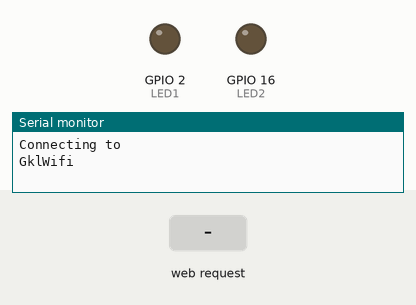
Recording of a sketch running on a simulated ESP8266 (NodeMCU). Parts: output pins drawn as LEDs (lit = HIGH), the last lines printed to the serial monitor. Dashed ring = blinking. The test bench sets the inputs (shaded band). WiFi joins after 1.5 s; servers stay silent unless stated.

Above: at 0.1 s.
At 3.2 s:
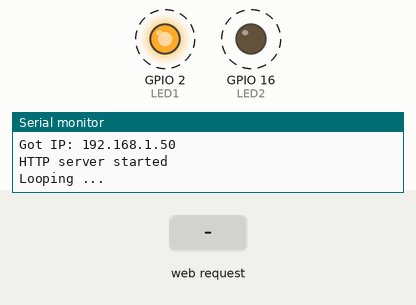
3.3 s: HTTP request GET / received
Timing chart, 0 to 12.8 s (numbered marks = the images above; inputs shaded):
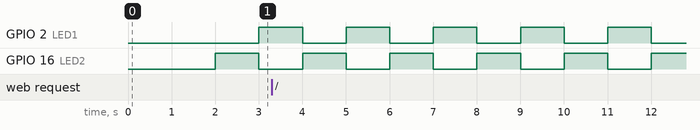

Measured:
- by itself, GPIO 2 (LED1), GPIO 16 (LED2): alternates HIGH for 1.0 s and LOW for 1.0 s

The sketch:

LED_Blink.ino
```cpp
#include <ESP8266WiFi.h>
#include <ESP8266WebServer.h>

/* Put your SSID & Password */
const char* ssid = "GklWifi";  // Enter SSID here
const char* password = "OpexLlama-12#";  //Enter Password here


ESP8266WebServer server(80);


int LED1 = 2;      // Assign LED1 to pin GPIO2
int LED2 = 16;     // Assign LED1 to pin GPIO16

void setup() {

  // initialize GPIO2 and GPIO16 as an output

  pinMode(LED1, OUTPUT);
  pinMode(LED2, OUTPUT);

  Serial.begin(115200);

  Serial.println("Connecting to ");
  Serial.println(ssid);
  WiFi.begin(ssid, password);

  while (WiFi.status() != WL_CONNECTED) {
  delay(1000);
  Serial.print(".");
  }
  Serial.println("");
  Serial.println("WiFi connected..!");
  Serial.print("Got IP: ");  Serial.println(WiFi.localIP());
  server.on("/", handle_OnConnect);

  server.begin();
  Serial.println("HTTP server started");

}

void handle_OnConnect() {
  Serial.println("GPIO7 Status: OFF | GPIO6 Status: OFF");
  server.send(200, "text/html", SendHTML());
}

String SendHTML(){
  String ptr = "<!DOCTYPE html> <html>\n";
  ptr +="<head><meta name=\"viewport\" content=\"width=device-width, initial-scale=1.0, user-scalable=no\">\n";
  ptr +="<title>LED Control</title>\n";
  ptr +="<style>html { font-family: Helvetica; display: inline-block; margin: 0px auto; text-align: center;}\n";
  ptr +="body{margin-top: 50px;} h1 {color: #444444;margin: 50px auto 30px;} h3 {color: #444444;margin-bottom: 50px;}\n";
  ptr +=".button {display: block;width: 80px;background-color: #1abc9c;border: none;color: white;padding: 13px 30px;text-decoration: none;font-size: 25px;margin: 0px auto 35px;cursor: pointer;border-radius: 4px;}\n";
  ptr +=".button-on {background-color: #1abc9c;}\n";
  ptr +=".button-on:active {background-color: #16a085;}\n";
  ptr +=".button-off {background-color: #34495e;}\n";
  ptr +=".button-off:active {background-color: #2c3e50;}\n";
  ptr +="p {font-size: 14px;color: #888;margin-bottom: 10px;}\n";
  ptr +="</style>\n";
  ptr +="</head>\n";
  ptr +="<body>\n";
  ptr +="<h1>ESP8266 Web Server</h1>\n";
  ptr +="<h3>Using Station(STA) Mode</h3>\n";
  ptr +="</body>\n";
  ptr +="</html>\n";
  return ptr;
}

// the loop function runs forever

void loop() {

  server.handleClient();
  Serial.println( "Looping ..." );
  digitalWrite(LED1, LOW);     // turn the LED off
  digitalWrite(LED2, HIGH);
  delay(1000);                // wait for a second
  digitalWrite(LED1, HIGH);  // turn the LED on
  digitalWrite(LED2, LOW);
  delay(1000);               // wait for a second

}
```
